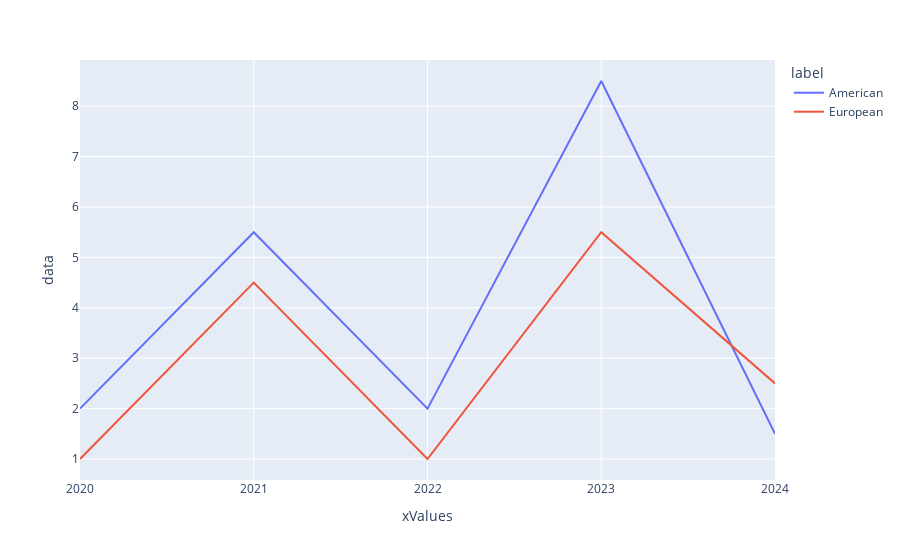

The notebook cell saved with this chart:
### Code cell
if "label" in df.columns:
    fig = px.line(df, x="xValues", y="data", color="label")
else:
    fig = px.line(df, x="xValues", y="data")
fig.show()

### Figure 1 — Plotly figure (JSON) as saved in the notebook; plotly's stock layout.template omitted (floating-point values rounded to 4 significant figures)
{"data": [{"hovertemplate": "label=American<br>xValues=%{x}<br>data=%{y}<extra></extra>", "legendgroup": "American", "line": {"color": "#636efa", "dash": "solid"}, "marker": {"symbol": "circle"}, "mode": "lines", "name": "American", "orientation": "v", "showlegend": true, "type": "scatter", "x": ["2020", "2021", "2022", "2023", "2024"], "xaxis": "x", "y": [2, 5.5, 2, 8.5, 1.5], "yaxis": "y"}, {"hovertemplate": "label=European<br>xValues=%{x}<br>data=%{y}<extra></extra>", "legendgroup": "European", "line": {"color": "#EF553B", "dash": "solid"}, "marker": {"symbol": "circle"}, "mode": "lines", "name": "European", "orientation": "v", "showlegend": true, "type": "scatter", "x": ["2020", "2021", "2022", "2023", "2024"], "xaxis": "x", "y": [1, 4.5, 1, 5.5, 2.5], "yaxis": "y"}], "layout": {"legend": {"title": {"text": "label"}, "tracegroupgap": 0}, "margin": {"t": 60}, "xaxis": {"anchor": "y", "domain": [0, 1], "title": {"text": "xValues"}}, "yaxis": {"anchor": "x", "domain": [0, 1], "title": {"text": "data"}}}}
